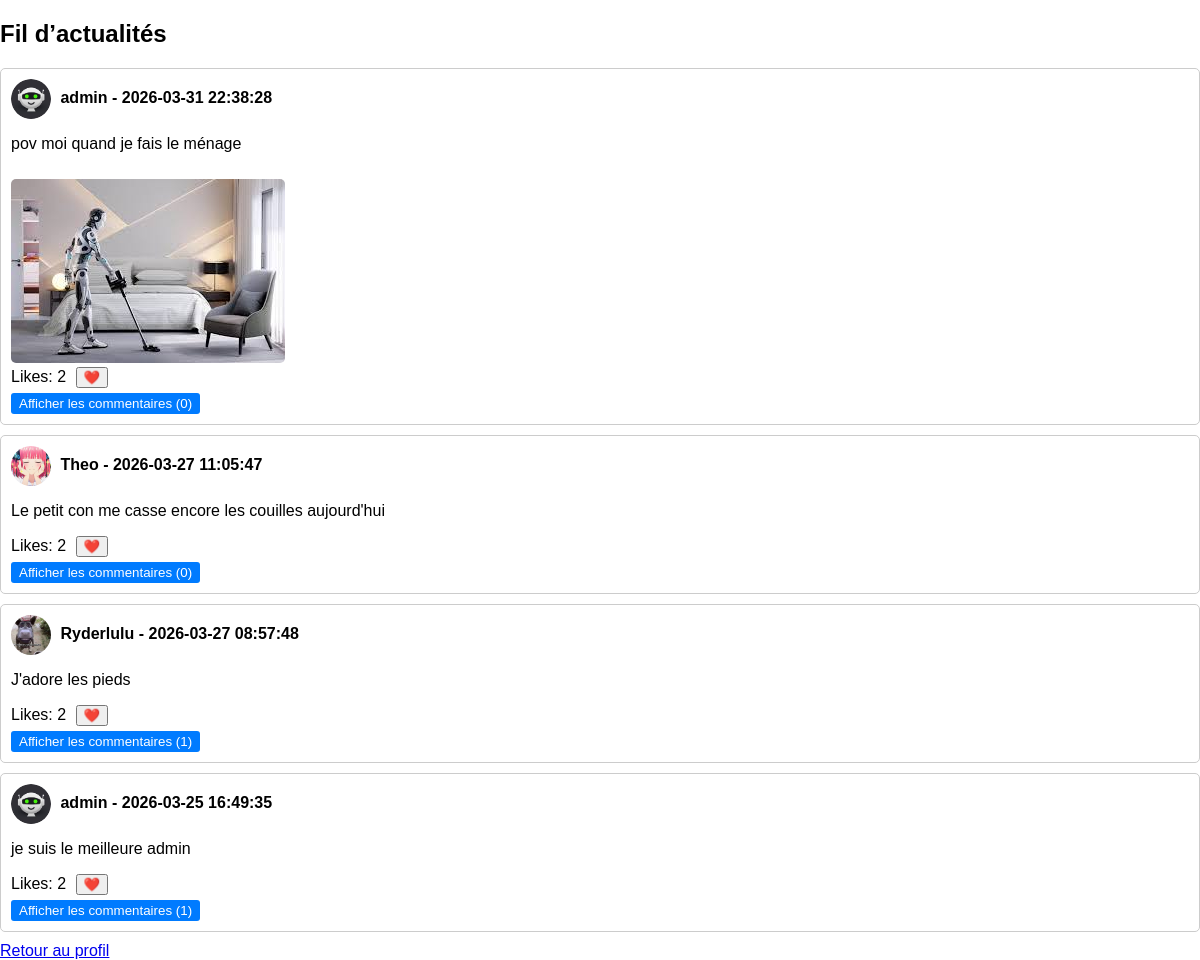
Page /feed (signed in) on the committed database.
### tables this page shows
CREATE TABLE posts (
            id INTEGER PRIMARY KEY AUTOINCREMENT,
            user_id INTEGER,
            content TEXT,
            created_at TIMESTAMP DEFAULT CURRENT_TIMESTAMP, image_url TEXT,
            FOREIGN KEY(user_id) REFERENCES users(id)
        );

### __init__.py (the view)
@app.route('/feed')
def feed():
    if 'user_id' not in session:
        return redirect(url_for('connexion'))
    user_id = session['user_id']
    conn = get_db_connection()
    cursor = conn.cursor()
    cursor.execute('SELECT followed_id FROM followers WHERE follower_id = ?', (user_id,))
    followed_users = [row['followed_id'] for row in cursor.fetchall()]
    posts_list = []
    if followed_users:
        query = f'''
            SELECT p.id, p.user_id, u.username, u.avatar_url, p.content, p.image_url, p.created_at,
                   COUNT(pl.id) as likes_count
            FROM posts p
            JOIN users u ON u.id = p.user_id
            LEFT JOIN post_likes pl ON p.id = pl.post_id
            WHERE p.user_id IN ({','.join(['?']*len(followed_users))})
            GROUP BY p.id
            ORDER BY p.created_at DESC
        '''
        cursor.execute(query, followed_users)
        posts = cursor.fetchall()
        for post in posts:
            post_dict = dict(post)
            post_dict['avatar_url'] = post_dict['avatar_url'] if post_dict['avatar_url'] else 'default.png'
            post_dict['image_url'] = post_dict['image_url'] if post_dict['image_url'] else None
            cursor.execute('''
                SELECT c.id, c.content, c.created_at, u.username, u.avatar_url, COUNT(cl.id) AS likes_count
                FROM comments c
                JOIN users u ON c.user_id = u.id
                LEFT JOIN comment_likes cl ON c.id = cl.comment_id
                WHERE c.post_id = ?
                GROUP BY c.id
                ORDER BY c.created_at ASC
            ''', (post['id'],))
            comments_rows = cursor.fetchall()
            comments_list = []
            for c in comments_rows:
                c_dict = dict(c)
                c_dict['avatar_url'] = c_dict['avatar_url'] if c_dict['avatar_url'] else 'default.png'
                comments_list.append(c_dict)
            post_dict['comments'] = comments_list
            posts_list.append(post_dict)
    cursor.close()
    conn.close()
    return render_template('feed.html', posts=posts_list)

### __init__.py (called while the page is built)
def get_db_connection():
    conn = sqlite3.connect(DB_PATH)
    conn.row_factory = sqlite3.Row
    conn.execute("PRAGMA foreign_keys = ON")
    conn.execute("PRAGMA journal_mode=WAL")
    return conn

### templates/feed.html (shortened to what this page needs)
<!DOCTYPE html>
<html lang="fr">
<head>
    <link rel="stylesheet" href="{{ url_for('static', filename='css1.css') }}">
</head>
<body>
    <h2>Fil d’actualités</h2>
    {% if posts %}
		{% for post in posts %}
			<div class="post" id="post-{{ post.id }}">
				<div class="post-header">
					{% if post.avatar_url %}
						<img src="{{ url_for('static', filename='avatars/' ~ post.avatar_url) }}" class="avatar">
					{% endif %}
					<b>{{ post.username }}</b> - {{ post.created_at }}
				</div>
				{% if post.content %}
					<p>{{ post.content | e }}</p>
				{% endif %}
				{% if post.image_url %}
					<img src="{{ url_for('static', filename='images/' ~ post.image_url) }}" class="post-image" alt="Image du post">
				{% endif %}
				<div>Likes: {{ post.likes_count }}
					{% if session.get('user_id') %}
						<form class="inline" method="POST" action="{{ url_for('like_post', post_id=post.id) }}">
							<button type="submit">❤️</button>
						</form>
					{% endif %}
				</div>
				<button class="btn-toggle" onclick="toggleComments({{ post.id }})">
					Afficher les commentaires (<span id="comment-count-{{ post.id }}">{{ post.comments|length }}</span>)
				</button>
			</div>
		{% endfor %}
	{% else %}
		<p>Aucun post à afficher pour le moment.</p>
	{% endif %}
    <a href="{{ url_for('profil') }}">Retour au profil</a>
</body>
</html>

### static/css1.css (style rules this page uses)
body { font-family: Arial, sans-serif; margin: 0; background-color: #FFFFFF; }

### templates/feed.html (style rules this page uses)
.post { border: 1px solid #ccc; padding: 10px; margin-bottom: 10px; border-radius: 5px; }
.post-header { font-weight: bold; margin-bottom: 5px; }
.post img.post-image { max-width: 100%; margin-top: 10px; border-radius: 5px; }
form.inline { display:inline; margin-left:5px; }
.btn-toggle { margin-top: 5px; cursor: pointer; background-color: #007bff; color: white; border: none; padding: 3px 8px; border-radius: 3px; }
.avatar { width: 40px; height: 40px; border-radius: 50%; vertical-align: middle; margin-right: 5px; }

### rows in the picture
posts: username "admin", created_at "2026-03-31 22:38:28", content "pov moi quand je fais le ménage", image_url (picture), likes_count "2", comments|length "0"
posts: shows a picture, username "Theo", created_at "2026-03-27 11:05:47", content "Le petit con me casse encore les couilles aujourd'hui", likes_count "2", comments|length "0"
posts: shows a picture, username "Ryderlulu", created_at "2026-03-27 08:57:48", content "J'adore les pieds", likes_count "2", comments|length "1"
posts: username "admin", created_at "2026-03-25 16:49:35", content "je suis le meilleure admin", likes_count "2", comments|length "1"
